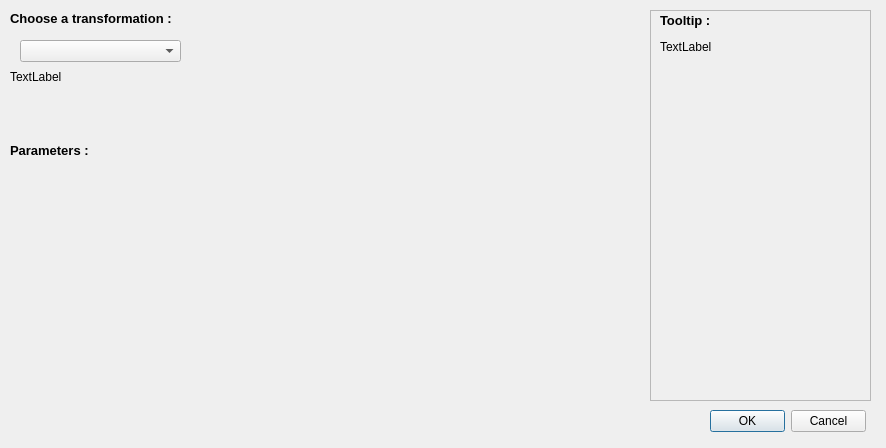
<?xml version="1.0" encoding="UTF-8"?>
<ui version="4.0">
 <class>SensorTransformationConfig</class>
 <widget class="QWidget" name="SensorTransformationConfig">
  <property name="geometry">
   <rect>
    <x>0</x>
    <y>0</y>
    <width>886</width>
    <height>448</height>
   </rect>
  </property>
  <property name="windowTitle">
   <string>Sensor [] : Transformation configuration</string>
  </property>
  <widget class="QDialogButtonBox" name="buttonBox">
   <property name="geometry">
    <rect>
     <x>710</x>
     <y>410</y>
     <width>156</width>
     <height>23</height>
    </rect>
   </property>
   <property name="standardButtons">
    <set>QDialogButtonBox::Cancel|QDialogButtonBox::Ok</set>
   </property>
  </widget>
  <widget class="QLabel" name="label_1">
   <property name="geometry">
    <rect>
     <x>10</x>
     <y>10</y>
     <width>201</width>
     <height>16</height>
    </rect>
   </property>
   <property name="font">
    <font>
     <pointsize>10</pointsize>
     <weight>75</weight>
     <bold>true</bold>
    </font>
   </property>
   <property name="text">
    <string>Choose a transformation :</string>
   </property>
  </widget>
  <widget class="QLabel" name="transformationDescription">
   <property name="geometry">
    <rect>
     <x>10</x>
     <y>70</y>
     <width>621</width>
     <height>41</height>
    </rect>
   </property>
   <property name="text">
    <string>TextLabel</string>
   </property>
   <property name="alignment">
    <set>Qt::AlignLeading|Qt::AlignLeft|Qt::AlignTop</set>
   </property>
   <property name="wordWrap">
    <bool>true</bool>
   </property>
  </widget>
  <widget class="QWidget" name="widget" native="true">
   <property name="geometry">
    <rect>
     <x>10</x>
     <y>160</y>
     <width>631</width>
     <height>51</height>
    </rect>
   </property>
  </widget>
  <widget class="QFrame" name="frame">
   <property name="geometry">
    <rect>
     <x>650</x>
     <y>10</y>
     <width>221</width>
     <height>391</height>
    </rect>
   </property>
   <property name="frameShape">
    <enum>QFrame::StyledPanel</enum>
   </property>
   <property name="frameShadow">
    <enum>QFrame::Raised</enum>
   </property>
   <property name="lineWidth">
    <number>1</number>
   </property>
   <widget class="QLabel" name="label_3">
    <property name="geometry">
     <rect>
      <x>10</x>
      <y>0</y>
      <width>201</width>
      <height>20</height>
     </rect>
    </property>
    <property name="font">
     <font>
      <pointsize>10</pointsize>
      <weight>75</weight>
      <bold>true</bold>
     </font>
    </property>
    <property name="text">
     <string>Tooltip : </string>
    </property>
   </widget>
   <widget class="QLabel" name="label_4">
    <property name="geometry">
     <rect>
      <x>10</x>
      <y>30</y>
      <width>201</width>
      <height>311</height>
     </rect>
    </property>
    <property name="frameShape">
     <enum>QFrame::NoFrame</enum>
    </property>
    <property name="frameShadow">
     <enum>QFrame::Plain</enum>
    </property>
    <property name="text">
     <string>TextLabel</string>
    </property>
    <property name="alignment">
     <set>Qt::AlignLeading|Qt::AlignLeft|Qt::AlignTop</set>
    </property>
    <property name="wordWrap">
     <bool>true</bool>
    </property>
   </widget>
  </widget>
  <widget class="QComboBox" name="comboBox">
   <property name="geometry">
    <rect>
     <x>20</x>
     <y>40</y>
     <width>161</width>
     <height>22</height>
    </rect>
   </property>
  </widget>
  <widget class="QLabel" name="label_5">
   <property name="geometry">
    <rect>
     <x>10</x>
     <y>140</y>
     <width>201</width>
     <height>20</height>
    </rect>
   </property>
   <property name="font">
    <font>
     <pointsize>10</pointsize>
     <weight>75</weight>
     <bold>true</bold>
    </font>
   </property>
   <property name="text">
    <string>Parameters :</string>
   </property>
  </widget>
 </widget>
 <resources/>
 <connections/>
</ui>
